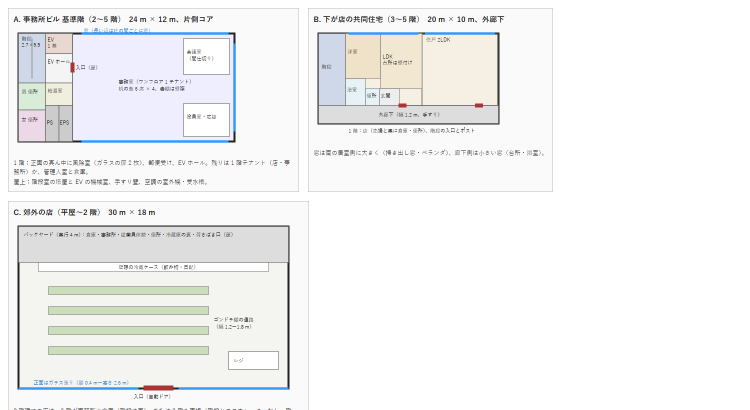
#> input picture pkbld/research/plans.png, 1500 x 820 px (shown at 1/2 size)
$ python -i cmp.py   (imports and definitions only)
#> lines starting #> are read from the running program, lines starting #| are printed output that depends on the picture
#> further down, picture is the input picture: PIL image 1500x820 RGB; mean R, G, B 242.9, 243.6, 243.8
import sys
from PIL import Image
d=sys.argv[1]
# [1 line not run here, left out]
# [1 line that did not run here, left out]
def trim(im):
    import PIL.ImageChops as C
    bg=Image.new('RGB',im.size,im.getpixel((2,2))); b=C.difference(im,bg).convert('L').point(lambda v:255 if v>18 else 0).getbbox()
#> after `bg = Image.new('RGB', im.size, im.getpixel((2, 2)))`: bg: PIL image 1500x820 RGB; every value is 255
#> after `b = C.difference(im, bg).convert('L').point(lambda v: 255 if v > 18 el`: b = (16, 16, 1106, 820)
    return im.crop(b) if b else im
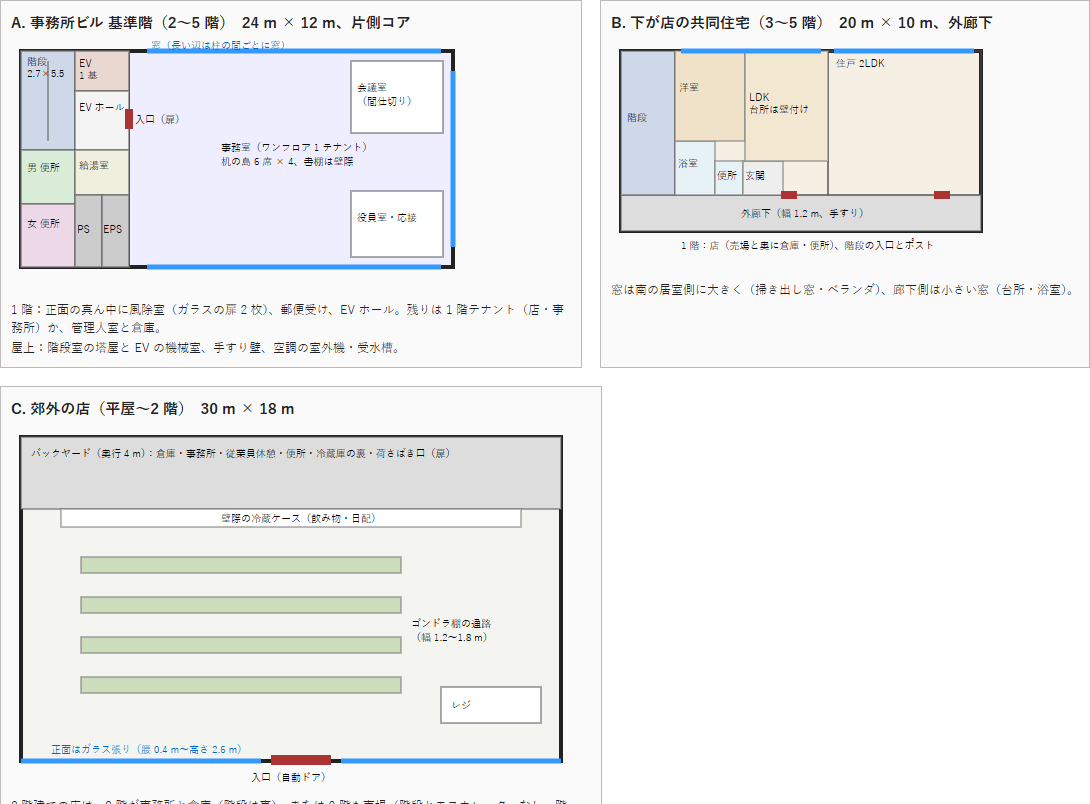
#> returned value: PIL image 1090x804 RGB; mean R, G, B 238.1, 239, 239.2
m0=(1000-1000/1.12)/2
# [1 line not run here, left out]
# [1 line that did not run here, left out]
h=600
rs=lambda im: im.resize((max(1,int(im.width*h/im.height)),h))
# [1 line that did not run here, left out]
# [1 line that did not run here, left out]
# [1 line that did not run here, left out]
# [4 lines not run here, left out]

>>> from PIL import Image
>>> picture = Image.open('../pkbld/research/plans.png')
>>> result = trim(picture)
